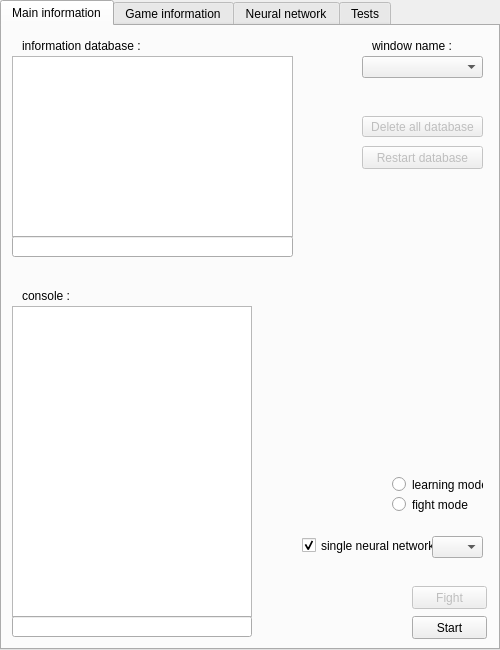
<?xml version="1.0" encoding="UTF-8"?>
<ui version="4.0">
 <class>MainWindow</class>
 <widget class="QMainWindow" name="MainWindow">
  <property name="enabled">
   <bool>true</bool>
  </property>
  <property name="geometry">
   <rect>
    <x>0</x>
    <y>0</y>
    <width>500</width>
    <height>650</height>
   </rect>
  </property>
  <property name="minimumSize">
   <size>
    <width>500</width>
    <height>650</height>
   </size>
  </property>
  <property name="maximumSize">
   <size>
    <width>500</width>
    <height>650</height>
   </size>
  </property>
  <property name="acceptDrops">
   <bool>false</bool>
  </property>
  <property name="windowTitle">
   <string notr="true">IA - Street Fighter V</string>
  </property>
  <property name="windowIcon">
   <iconset>
    <normaloff>../../../Users/Matthieu HERNANDEZ/Pictures/AAA.gif</normaloff>../../../Users/Matthieu HERNANDEZ/Pictures/AAA.gif</iconset>
  </property>
  <property name="windowOpacity">
   <double>1.000000000000000</double>
  </property>
  <property name="autoFillBackground">
   <bool>false</bool>
  </property>
  <property name="iconSize">
   <size>
    <width>64</width>
    <height>64</height>
   </size>
  </property>
  <property name="animated">
   <bool>true</bool>
  </property>
  <property name="documentMode">
   <bool>false</bool>
  </property>
  <property name="dockNestingEnabled">
   <bool>false</bool>
  </property>
  <widget class="QWidget" name="centralWidget">
   <property name="enabled">
    <bool>true</bool>
   </property>
   <property name="minimumSize">
    <size>
     <width>500</width>
     <height>650</height>
    </size>
   </property>
   <property name="maximumSize">
    <size>
     <width>500</width>
     <height>650</height>
    </size>
   </property>
   <widget class="QTabWidget" name="tabWidget">
    <property name="geometry">
     <rect>
      <x>0</x>
      <y>0</y>
      <width>500</width>
      <height>650</height>
     </rect>
    </property>
    <property name="minimumSize">
     <size>
      <width>500</width>
      <height>650</height>
     </size>
    </property>
    <property name="maximumSize">
     <size>
      <width>500</width>
      <height>650</height>
     </size>
    </property>
    <property name="mouseTracking">
     <bool>false</bool>
    </property>
    <property name="acceptDrops">
     <bool>false</bool>
    </property>
    <property name="autoFillBackground">
     <bool>false</bool>
    </property>
    <property name="currentIndex">
     <number>0</number>
    </property>
    <property name="documentMode">
     <bool>false</bool>
    </property>
    <property name="tabsClosable">
     <bool>false</bool>
    </property>
    <property name="movable">
     <bool>false</bool>
    </property>
    <property name="tabBarAutoHide">
     <bool>false</bool>
    </property>
    <widget class="QWidget" name="tab_1">
     <attribute name="title">
      <string>Main information</string>
     </attribute>
     <widget class="QLabel" name="label_1">
      <property name="geometry">
       <rect>
        <x>370</x>
        <y>10</y>
        <width>100</width>
        <height>20</height>
       </rect>
      </property>
      <property name="text">
       <string>window name :</string>
      </property>
     </widget>
     <widget class="QTextEdit" name="console">
      <property name="geometry">
       <rect>
        <x>10</x>
        <y>280</y>
        <width>240</width>
        <height>311</height>
       </rect>
      </property>
      <property name="readOnly">
       <bool>true</bool>
      </property>
     </widget>
     <widget class="QTextEdit" name="information">
      <property name="geometry">
       <rect>
        <x>10</x>
        <y>30</y>
        <width>281</width>
        <height>181</height>
       </rect>
      </property>
      <property name="readOnly">
       <bool>true</bool>
      </property>
     </widget>
     <widget class="QComboBox" name="window_name">
      <property name="geometry">
       <rect>
        <x>360</x>
        <y>30</y>
        <width>121</width>
        <height>22</height>
       </rect>
      </property>
     </widget>
     <widget class="QLabel" name="label_3">
      <property name="geometry">
       <rect>
        <x>20</x>
        <y>260</y>
        <width>180</width>
        <height>20</height>
       </rect>
      </property>
      <property name="text">
       <string>console :</string>
      </property>
     </widget>
     <widget class="QPushButton" name="button_start">
      <property name="enabled">
       <bool>true</bool>
      </property>
      <property name="geometry">
       <rect>
        <x>410</x>
        <y>590</y>
        <width>75</width>
        <height>23</height>
       </rect>
      </property>
      <property name="font">
       <font>
        <family>MS Shell Dlg 2</family>
        <weight>50</weight>
        <bold>false</bold>
       </font>
      </property>
      <property name="text">
       <string>Start</string>
      </property>
     </widget>
     <widget class="QLabel" name="label_4">
      <property name="geometry">
       <rect>
        <x>20</x>
        <y>10</y>
        <width>180</width>
        <height>20</height>
       </rect>
      </property>
      <property name="text">
       <string>information database :</string>
      </property>
     </widget>
     <widget class="QPushButton" name="button_database">
      <property name="enabled">
       <bool>false</bool>
      </property>
      <property name="geometry">
       <rect>
        <x>360</x>
        <y>120</y>
        <width>121</width>
        <height>23</height>
       </rect>
      </property>
      <property name="text">
       <string>Restart database</string>
      </property>
     </widget>
     <widget class="QPushButton" name="button_fight">
      <property name="enabled">
       <bool>false</bool>
      </property>
      <property name="geometry">
       <rect>
        <x>410</x>
        <y>560</y>
        <width>75</width>
        <height>23</height>
       </rect>
      </property>
      <property name="text">
       <string>Fight</string>
      </property>
     </widget>
     <widget class="QRadioButton" name="button_radio_fight">
      <property name="geometry">
       <rect>
        <x>390</x>
        <y>470</y>
        <width>91</width>
        <height>17</height>
       </rect>
      </property>
      <property name="text">
       <string>fight mode</string>
      </property>
      <property name="autoRepeat">
       <bool>false</bool>
      </property>
     </widget>
     <widget class="QRadioButton" name="button_radio_learning">
      <property name="geometry">
       <rect>
        <x>390</x>
        <y>450</y>
        <width>91</width>
        <height>17</height>
       </rect>
      </property>
      <property name="text">
       <string>learning mode</string>
      </property>
      <property name="checked">
       <bool>false</bool>
      </property>
     </widget>
     <widget class="QPushButton" name="button_delete_database">
      <property name="enabled">
       <bool>false</bool>
      </property>
      <property name="geometry">
       <rect>
        <x>360</x>
        <y>90</y>
        <width>121</width>
        <height>21</height>
       </rect>
      </property>
      <property name="text">
       <string>Delete all database</string>
      </property>
     </widget>
     <widget class="QLineEdit" name="current_console">
      <property name="geometry">
       <rect>
        <x>10</x>
        <y>590</y>
        <width>240</width>
        <height>21</height>
       </rect>
      </property>
      <property name="readOnly">
       <bool>true</bool>
      </property>
     </widget>
     <widget class="QLineEdit" name="current_information">
      <property name="geometry">
       <rect>
        <x>10</x>
        <y>210</y>
        <width>281</width>
        <height>21</height>
       </rect>
      </property>
      <property name="readOnly">
       <bool>true</bool>
      </property>
     </widget>
     <widget class="QCheckBox" name="button_single_nn">
      <property name="geometry">
       <rect>
        <x>300</x>
        <y>510</y>
        <width>131</width>
        <height>19</height>
       </rect>
      </property>
      <property name="text">
       <string>single neural network</string>
      </property>
      <property name="checked">
       <bool>true</bool>
      </property>
     </widget>
     <widget class="QComboBox" name="button_number_single_nn">
      <property name="geometry">
       <rect>
        <x>430</x>
        <y>510</y>
        <width>51</width>
        <height>22</height>
       </rect>
      </property>
     </widget>
    </widget>
    <widget class="QWidget" name="tab_2">
     <attribute name="title">
      <string>Game information</string>
     </attribute>
     <widget class="QWidget" name="formLayoutWidget">
      <property name="geometry">
       <rect>
        <x>9</x>
        <y>10</y>
        <width>171</width>
        <height>371</height>
       </rect>
      </property>
      <layout class="QFormLayout" name="formLayout">
       <item row="1" column="0" colspan="2">
        <widget class="QLabel" name="label">
         <property name="layoutDirection">
          <enum>Qt::LeftToRight</enum>
         </property>
         <property name="text">
          <string>Player 1</string>
         </property>
         <property name="textFormat">
          <enum>Qt::AutoText</enum>
         </property>
         <property name="alignment">
          <set>Qt::AlignCenter</set>
         </property>
        </widget>
       </item>
       <item row="2" column="0">
        <widget class="QLabel" name="label_13">
         <property name="text">
          <string>Life :</string>
         </property>
        </widget>
       </item>
       <item row="2" column="1">
        <widget class="QLineEdit" name="life">
         <property name="readOnly">
          <bool>true</bool>
         </property>
        </widget>
       </item>
       <item row="3" column="0">
        <widget class="QLabel" name="label_5">
         <property name="text">
          <string>Position X :</string>
         </property>
        </widget>
       </item>
       <item row="3" column="1">
        <widget class="QLineEdit" name="position_x">
         <property name="readOnly">
          <bool>true</bool>
         </property>
        </widget>
       </item>
       <item row="4" column="0">
        <widget class="QLabel" name="label_20">
         <property name="text">
          <string>Position Y :</string>
         </property>
        </widget>
       </item>
       <item row="4" column="1">
        <widget class="QLineEdit" name="position_y">
         <property name="readOnly">
          <bool>true</bool>
         </property>
        </widget>
       </item>
       <item row="5" column="0">
        <widget class="QLabel" name="label_6">
         <property name="text">
          <string>Distance :</string>
         </property>
        </widget>
       </item>
       <item row="5" column="1">
        <widget class="QLineEdit" name="distance">
         <property name="readOnly">
          <bool>true</bool>
         </property>
        </widget>
       </item>
       <item row="6" column="0">
        <widget class="QLabel" name="label_7">
         <property name="text">
          <string>State :</string>
         </property>
        </widget>
       </item>
       <item row="6" column="1">
        <widget class="QLineEdit" name="state">
         <property name="readOnly">
          <bool>true</bool>
         </property>
        </widget>
       </item>
       <item row="7" column="0">
        <widget class="QLabel" name="label_12">
         <property name="text">
          <string>Super :</string>
         </property>
        </widget>
       </item>
       <item row="7" column="1">
        <widget class="QLineEdit" name="super_bar">
         <property name="readOnly">
          <bool>true</bool>
         </property>
        </widget>
       </item>
       <item row="8" column="0">
        <widget class="QLabel" name="label_16">
         <property name="text">
          <string>Orientation :</string>
         </property>
        </widget>
       </item>
       <item row="8" column="1">
        <widget class="QLineEdit" name="orientation">
         <property name="readOnly">
          <bool>true</bool>
         </property>
        </widget>
       </item>
       <item row="9" column="0">
        <widget class="QLabel" name="label_18">
         <property name="text">
          <string>Stun :</string>
         </property>
        </widget>
       </item>
       <item row="9" column="1">
        <widget class="QLineEdit" name="stun">
         <property name="readOnly">
          <bool>true</bool>
         </property>
        </widget>
       </item>
       <item row="10" column="0">
        <widget class="QLabel" name="label_22">
         <property name="text">
          <string>V Trigger :</string>
         </property>
        </widget>
       </item>
       <item row="10" column="1">
        <widget class="QLineEdit" name="v_trigger">
         <property name="readOnly">
          <bool>true</bool>
         </property>
        </widget>
       </item>
       <item row="11" column="0">
        <widget class="QLabel" name="label_23">
         <property name="text">
          <string>Duration :</string>
         </property>
        </widget>
       </item>
       <item row="11" column="1">
        <widget class="QLineEdit" name="duration">
         <property name="readOnly">
          <bool>true</bool>
         </property>
        </widget>
       </item>
       <item row="12" column="1">
        <widget class="QLineEdit" name="Time_state">
         <property name="readOnly">
          <bool>true</bool>
         </property>
        </widget>
       </item>
       <item row="12" column="0">
        <widget class="QLabel" name="label_31">
         <property name="text">
          <string>Time state :</string>
         </property>
        </widget>
       </item>
       <item row="13" column="1">
        <widget class="QLineEdit" name="Attack_counter">
         <property name="readOnly">
          <bool>true</bool>
         </property>
        </widget>
       </item>
       <item row="13" column="0">
        <widget class="QLabel" name="label_36">
         <property name="text">
          <string>Attack_counter :</string>
         </property>
        </widget>
       </item>
      </layout>
     </widget>
     <widget class="QWidget" name="formLayoutWidget_2">
      <property name="geometry">
       <rect>
        <x>310</x>
        <y>10</y>
        <width>171</width>
        <height>371</height>
       </rect>
      </property>
      <layout class="QFormLayout" name="formLayout_2">
       <item row="1" column="0" colspan="2">
        <widget class="QLabel" name="label_11">
         <property name="layoutDirection">
          <enum>Qt::LeftToRight</enum>
         </property>
         <property name="text">
          <string>Player 2</string>
         </property>
         <property name="textFormat">
          <enum>Qt::AutoText</enum>
         </property>
         <property name="alignment">
          <set>Qt::AlignCenter</set>
         </property>
        </widget>
       </item>
       <item row="2" column="0">
        <widget class="QLabel" name="label_14">
         <property name="text">
          <string>Life :</string>
         </property>
        </widget>
       </item>
       <item row="2" column="1">
        <widget class="QLineEdit" name="life_2">
         <property name="readOnly">
          <bool>true</bool>
         </property>
        </widget>
       </item>
       <item row="3" column="0">
        <widget class="QLabel" name="label_8">
         <property name="text">
          <string>Position X :</string>
         </property>
        </widget>
       </item>
       <item row="3" column="1">
        <widget class="QLineEdit" name="position_x_2">
         <property name="readOnly">
          <bool>true</bool>
         </property>
        </widget>
       </item>
       <item row="4" column="0">
        <widget class="QLabel" name="label_21">
         <property name="text">
          <string>Position Y :</string>
         </property>
        </widget>
       </item>
       <item row="4" column="1">
        <widget class="QLineEdit" name="position_y_2">
         <property name="readOnly">
          <bool>true</bool>
         </property>
        </widget>
       </item>
       <item row="5" column="0">
        <widget class="QLabel" name="label_9">
         <property name="text">
          <string>Distance :</string>
         </property>
        </widget>
       </item>
       <item row="5" column="1">
        <widget class="QLineEdit" name="distance_2">
         <property name="enabled">
          <bool>true</bool>
         </property>
         <property name="readOnly">
          <bool>true</bool>
         </property>
        </widget>
       </item>
       <item row="6" column="0">
        <widget class="QLabel" name="label_10">
         <property name="text">
          <string>State :</string>
         </property>
        </widget>
       </item>
       <item row="6" column="1">
        <widget class="QLineEdit" name="state_2">
         <property name="readOnly">
          <bool>true</bool>
         </property>
        </widget>
       </item>
       <item row="7" column="0">
        <widget class="QLabel" name="label_15">
         <property name="text">
          <string>Super :</string>
         </property>
        </widget>
       </item>
       <item row="7" column="1">
        <widget class="QLineEdit" name="super_bar_2">
         <property name="readOnly">
          <bool>true</bool>
         </property>
        </widget>
       </item>
       <item row="8" column="0">
        <widget class="QLabel" name="label_17">
         <property name="text">
          <string>Orientation :</string>
         </property>
        </widget>
       </item>
       <item row="8" column="1">
        <widget class="QLineEdit" name="orientation_2">
         <property name="readOnly">
          <bool>true</bool>
         </property>
        </widget>
       </item>
       <item row="9" column="0">
        <widget class="QLabel" name="label_19">
         <property name="text">
          <string>Stun :</string>
         </property>
        </widget>
       </item>
       <item row="9" column="1">
        <widget class="QLineEdit" name="stun_2">
         <property name="readOnly">
          <bool>true</bool>
         </property>
        </widget>
       </item>
       <item row="10" column="0">
        <widget class="QLabel" name="label_24">
         <property name="text">
          <string>V trigger :</string>
         </property>
        </widget>
       </item>
       <item row="10" column="1">
        <widget class="QLineEdit" name="v_trigger_2">
         <property name="readOnly">
          <bool>true</bool>
         </property>
        </widget>
       </item>
       <item row="11" column="0">
        <widget class="QLabel" name="label_25">
         <property name="text">
          <string>Duration :</string>
         </property>
        </widget>
       </item>
       <item row="11" column="1">
        <widget class="QLineEdit" name="duration_2">
         <property name="readOnly">
          <bool>true</bool>
         </property>
        </widget>
       </item>
       <item row="12" column="0">
        <widget class="QLabel" name="label_30">
         <property name="text">
          <string>Time state :</string>
         </property>
        </widget>
       </item>
       <item row="12" column="1">
        <widget class="QLineEdit" name="Time_state_2">
         <property name="readOnly">
          <bool>true</bool>
         </property>
        </widget>
       </item>
       <item row="13" column="0">
        <widget class="QLabel" name="label_37">
         <property name="text">
          <string>Attack_counter :</string>
         </property>
        </widget>
       </item>
       <item row="13" column="1">
        <widget class="QLineEdit" name="Attack_counter_2">
         <property name="enabled">
          <bool>false</bool>
         </property>
         <property name="readOnly">
          <bool>true</bool>
         </property>
        </widget>
       </item>
      </layout>
     </widget>
     <widget class="QPushButton" name="button_address">
      <property name="geometry">
       <rect>
        <x>410</x>
        <y>590</y>
        <width>75</width>
        <height>23</height>
       </rect>
      </property>
      <property name="text">
       <string>Value</string>
      </property>
     </widget>
     <widget class="QPushButton" name="button_save">
      <property name="enabled">
       <bool>false</bool>
      </property>
      <property name="geometry">
       <rect>
        <x>10</x>
        <y>590</y>
        <width>75</width>
        <height>23</height>
       </rect>
      </property>
      <property name="text">
       <string>Save</string>
      </property>
     </widget>
     <widget class="QPushButton" name="button_load">
      <property name="geometry">
       <rect>
        <x>10</x>
        <y>560</y>
        <width>75</width>
        <height>23</height>
       </rect>
      </property>
      <property name="text">
       <string>Load</string>
      </property>
     </widget>
     <widget class="QLabel" name="label_33">
      <property name="geometry">
       <rect>
        <x>10</x>
        <y>460</y>
        <width>121</width>
        <height>22</height>
       </rect>
      </property>
      <property name="text">
       <string>Values around address :</string>
      </property>
     </widget>
     <widget class="QLineEdit" name="address_to_write">
      <property name="geometry">
       <rect>
        <x>140</x>
        <y>460</y>
        <width>102</width>
        <height>22</height>
       </rect>
      </property>
      <property name="readOnly">
       <bool>false</bool>
      </property>
     </widget>
     <widget class="QPushButton" name="button_save_txt">
      <property name="enabled">
       <bool>true</bool>
      </property>
      <property name="geometry">
       <rect>
        <x>250</x>
        <y>460</y>
        <width>75</width>
        <height>23</height>
       </rect>
      </property>
      <property name="text">
       <string>Save in .txt</string>
      </property>
     </widget>
     <widget class="QLabel" name="label_34">
      <property name="geometry">
       <rect>
        <x>10</x>
        <y>430</y>
        <width>121</width>
        <height>22</height>
       </rect>
      </property>
      <property name="text">
       <string>Name of file :</string>
      </property>
     </widget>
     <widget class="QLineEdit" name="name_of_file">
      <property name="geometry">
       <rect>
        <x>140</x>
        <y>430</y>
        <width>102</width>
        <height>22</height>
       </rect>
      </property>
      <property name="text">
       <string>test</string>
      </property>
      <property name="maxLength">
       <number>50</number>
      </property>
      <property name="readOnly">
       <bool>false</bool>
      </property>
     </widget>
     <widget class="QLineEdit" name="number_to_convert">
      <property name="geometry">
       <rect>
        <x>140</x>
        <y>520</y>
        <width>102</width>
        <height>22</height>
       </rect>
      </property>
      <property name="readOnly">
       <bool>false</bool>
      </property>
     </widget>
     <widget class="QLabel" name="label_35">
      <property name="geometry">
       <rect>
        <x>10</x>
        <y>520</y>
        <width>121</width>
        <height>22</height>
       </rect>
      </property>
      <property name="text">
       <string>integer/float converter :</string>
      </property>
     </widget>
     <widget class="QPushButton" name="button_convert">
      <property name="enabled">
       <bool>true</bool>
      </property>
      <property name="geometry">
       <rect>
        <x>250</x>
        <y>520</y>
        <width>75</width>
        <height>23</height>
       </rect>
      </property>
      <property name="text">
       <string>Convert</string>
      </property>
     </widget>
    </widget>
    <widget class="QWidget" name="tab_3">
     <attribute name="title">
      <string>Neural network</string>
     </attribute>
     <widget class="QTextEdit" name="nn_information">
      <property name="geometry">
       <rect>
        <x>10</x>
        <y>380</y>
        <width>261</width>
        <height>211</height>
       </rect>
      </property>
      <property name="readOnly">
       <bool>true</bool>
      </property>
     </widget>
     <widget class="QLabel" name="label_26">
      <property name="geometry">
       <rect>
        <x>20</x>
        <y>360</y>
        <width>191</width>
        <height>20</height>
       </rect>
      </property>
      <property name="text">
       <string>neural network information :</string>
      </property>
     </widget>
     <widget class="QPushButton" name="button_start_nn">
      <property name="geometry">
       <rect>
        <x>410</x>
        <y>560</y>
        <width>75</width>
        <height>23</height>
       </rect>
      </property>
      <property name="text">
       <string>Start</string>
      </property>
     </widget>
     <widget class="QLineEdit" name="number_data">
      <property name="geometry">
       <rect>
        <x>410</x>
        <y>390</y>
        <width>71</width>
        <height>22</height>
       </rect>
      </property>
      <property name="text">
       <string>LOADING ...</string>
      </property>
      <property name="readOnly">
       <bool>true</bool>
      </property>
     </widget>
     <widget class="QLabel" name="label_28">
      <property name="geometry">
       <rect>
        <x>310</x>
        <y>390</y>
        <width>101</width>
        <height>20</height>
       </rect>
      </property>
      <property name="text">
       <string>number of data :</string>
      </property>
     </widget>
     <widget class="QLabel" name="label_29">
      <property name="geometry">
       <rect>
        <x>310</x>
        <y>420</y>
        <width>101</width>
        <height>20</height>
       </rect>
      </property>
      <property name="text">
       <string>nb of perceptron :</string>
      </property>
     </widget>
     <widget class="QLineEdit" name="number_perceptron">
      <property name="geometry">
       <rect>
        <x>410</x>
        <y>420</y>
        <width>71</width>
        <height>22</height>
       </rect>
      </property>
      <property name="text">
       <string>LOADING ...</string>
      </property>
      <property name="readOnly">
       <bool>true</bool>
      </property>
     </widget>
     <widget class="QPushButton" name="button_test_nn">
      <property name="geometry">
       <rect>
        <x>410</x>
        <y>530</y>
        <width>75</width>
        <height>23</height>
       </rect>
      </property>
      <property name="text">
       <string>Test</string>
      </property>
     </widget>
     <widget class="QPushButton" name="button_clean_nn">
      <property name="geometry">
       <rect>
        <x>410</x>
        <y>590</y>
        <width>75</width>
        <height>23</height>
       </rect>
      </property>
      <property name="text">
       <string>Clean</string>
      </property>
      <property name="checkable">
       <bool>false</bool>
      </property>
      <property name="checked">
       <bool>false</bool>
      </property>
      <property name="autoRepeat">
       <bool>false</bool>
      </property>
      <property name="autoExclusive">
       <bool>false</bool>
      </property>
     </widget>
     <widget class="QPushButton" name="button_train_all_nn">
      <property name="geometry">
       <rect>
        <x>340</x>
        <y>490</y>
        <width>75</width>
        <height>23</height>
       </rect>
      </property>
      <property name="text">
       <string>Train All </string>
      </property>
      <property name="checkable">
       <bool>true</bool>
      </property>
     </widget>
     <widget class="QLineEdit" name="current_console_nn">
      <property name="geometry">
       <rect>
        <x>10</x>
        <y>590</y>
        <width>221</width>
        <height>21</height>
       </rect>
      </property>
      <property name="readOnly">
       <bool>true</bool>
      </property>
     </widget>
     <widget class="QCheckBox" name="checkbox_display_update_nn">
      <property name="enabled">
       <bool>true</bool>
      </property>
      <property name="geometry">
       <rect>
        <x>290</x>
        <y>530</y>
        <width>101</width>
        <height>19</height>
       </rect>
      </property>
      <property name="text">
       <string>Display update</string>
      </property>
      <property name="checked">
       <bool>true</bool>
      </property>
      <property name="tristate">
       <bool>false</bool>
      </property>
     </widget>
     <widget class="QCheckBox" name="checkbox_shuffle_database">
      <property name="geometry">
       <rect>
        <x>290</x>
        <y>550</y>
        <width>101</width>
        <height>19</height>
       </rect>
      </property>
      <property name="text">
       <string>Shuffle database</string>
      </property>
      <property name="checked">
       <bool>true</bool>
      </property>
     </widget>
     <widget class="QTabWidget" name="tabWidget_nn">
      <property name="geometry">
       <rect>
        <x>0</x>
        <y>0</y>
        <width>500</width>
        <height>340</height>
       </rect>
      </property>
      <property name="currentIndex">
       <number>1</number>
      </property>
      <widget class="QWidget" name="tab_nn_1">
       <attribute name="title">
        <string>Main information</string>
       </attribute>
       <widget class="QScrollArea" name="scrollArea">
        <property name="geometry">
         <rect>
          <x>-1</x>
          <y>0</y>
          <width>491</width>
          <height>313</height>
         </rect>
        </property>
        <property name="widgetResizable">
         <bool>true</bool>
        </property>
        <widget class="QWidget" name="scrollAreaWidgetContents">
         <property name="geometry">
          <rect>
           <x>0</x>
           <y>0</y>
           <width>489</width>
           <height>311</height>
          </rect>
         </property>
         <widget class="QWidget" name="gridLayoutWidget">
          <property name="geometry">
           <rect>
            <x>0</x>
            <y>0</y>
            <width>491</width>
            <height>321</height>
           </rect>
          </property>
          <layout class="QGridLayout" name="gridLayout">
           <property name="sizeConstraint">
            <enum>QLayout::SetMinAndMaxSize</enum>
           </property>
           <property name="leftMargin">
            <number>5</number>
           </property>
           <property name="topMargin">
            <number>5</number>
           </property>
           <property name="rightMargin">
            <number>5</number>
           </property>
           <property name="bottomMargin">
            <number>3</number>
           </property>
           <property name="spacing">
            <number>5</number>
           </property>
          </layout>
         </widget>
        </widget>
       </widget>
      </widget>
      <widget class="QWidget" name="tab_nn_2">
       <attribute name="title">
        <string>Graph of learning</string>
       </attribute>
       <widget class="QCustomPlot" name="custom_plot" native="true">
        <property name="geometry">
         <rect>
          <x>0</x>
          <y>0</y>
          <width>491</width>
          <height>313</height>
         </rect>
        </property>
       </widget>
      </widget>
     </widget>
     <widget class="QLabel" name="label_32">
      <property name="geometry">
       <rect>
        <x>310</x>
        <y>360</y>
        <width>101</width>
        <height>20</height>
       </rect>
      </property>
      <property name="text">
       <string>average clustering :</string>
      </property>
     </widget>
     <widget class="QLineEdit" name="average_clustering">
      <property name="geometry">
       <rect>
        <x>410</x>
        <y>360</y>
        <width>71</width>
        <height>22</height>
       </rect>
      </property>
      <property name="text">
       <string/>
      </property>
      <property name="readOnly">
       <bool>true</bool>
      </property>
     </widget>
     <widget class="QPushButton" name="button_score">
      <property name="geometry">
       <rect>
        <x>230</x>
        <y>590</y>
        <width>42</width>
        <height>22</height>
       </rect>
      </property>
      <property name="text">
       <string>%</string>
      </property>
      <property name="checkable">
       <bool>false</bool>
      </property>
      <property name="checked">
       <bool>false</bool>
      </property>
      <property name="autoRepeat">
       <bool>false</bool>
      </property>
      <property name="autoExclusive">
       <bool>false</bool>
      </property>
     </widget>
     <widget class="QSpinBox" name="button_thread_nn">
      <property name="enabled">
       <bool>false</bool>
      </property>
      <property name="geometry">
       <rect>
        <x>430</x>
        <y>450</y>
        <width>51</width>
        <height>22</height>
       </rect>
      </property>
      <property name="minimum">
       <number>1</number>
      </property>
      <property name="maximum">
       <number>50</number>
      </property>
     </widget>
     <widget class="QLabel" name="label_27">
      <property name="geometry">
       <rect>
        <x>310</x>
        <y>450</y>
        <width>121</width>
        <height>20</height>
       </rect>
      </property>
      <property name="text">
       <string>number of thread :</string>
      </property>
     </widget>
    </widget>
    <widget class="QWidget" name="tab_4">
     <attribute name="title">
      <string>Tests</string>
     </attribute>
     <widget class="QPushButton" name="button_test">
      <property name="geometry">
       <rect>
        <x>230</x>
        <y>200</y>
        <width>75</width>
        <height>23</height>
       </rect>
      </property>
      <property name="text">
       <string>Basic test</string>
      </property>
      <property name="checkable">
       <bool>false</bool>
      </property>
     </widget>
     <widget class="QPushButton" name="button_command_test">
      <property name="geometry">
       <rect>
        <x>210</x>
        <y>10</y>
        <width>80</width>
        <height>21</height>
       </rect>
      </property>
      <property name="text">
       <string>Command test</string>
      </property>
     </widget>
     <widget class="QComboBox" name="command_name">
      <property name="geometry">
       <rect>
        <x>10</x>
        <y>10</y>
        <width>181</width>
        <height>22</height>
       </rect>
      </property>
     </widget>
     <widget class="QPushButton" name="button_combo_test">
      <property name="geometry">
       <rect>
        <x>210</x>
        <y>40</y>
        <width>81</width>
        <height>21</height>
       </rect>
      </property>
      <property name="text">
       <string>Combo test</string>
      </property>
     </widget>
     <widget class="QLineEdit" name="current_combo">
      <property name="geometry">
       <rect>
        <x>10</x>
        <y>40</y>
        <width>181</width>
        <height>21</height>
       </rect>
      </property>
     </widget>
     <widget class="QLineEdit" name="test_result">
      <property name="geometry">
       <rect>
        <x>210</x>
        <y>170</y>
        <width>113</width>
        <height>21</height>
       </rect>
      </property>
      <property name="readOnly">
       <bool>true</bool>
      </property>
     </widget>
     <widget class="QPushButton" name="button_test_ram">
      <property name="geometry">
       <rect>
        <x>10</x>
        <y>530</y>
        <width>80</width>
        <height>23</height>
       </rect>
      </property>
      <property name="text">
       <string>Test RAM</string>
      </property>
     </widget>
    </widget>
   </widget>
  </widget>
 </widget>
 <layoutdefault spacing="6" margin="11"/>
 <customwidgets>
  <customwidget>
   <class>QCustomPlot</class>
   <extends>QWidget</extends>
   <header>lib\qcustomplot.h</header>
   <container>1</container>
  </customwidget>
 </customwidgets>
 <resources/>
 <connections/>
</ui>
